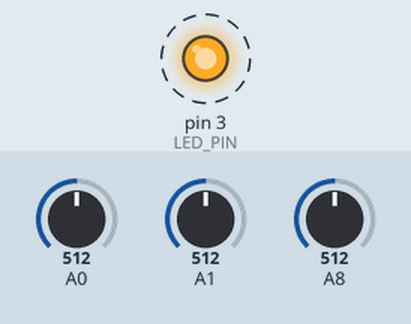
A sketch run on a simulated Arduino Mega 2560, built with avr-gcc and run on an emulated ATmega2560. Shown: output pins drawn as LEDs (lit = HIGH). Dashed ring = blinking. Inputs (shaded band) come from the test bench; at power-on: A0 = 512, A1 = 512, A8 = 512. What the sketch prints to the serial monitor is not drawn.

Above: at 1.25 s.
1.3 s: A0 set to 105
4.3 s: A0 set to 92
7.3 s: A1 set to 107
10.3 s: A1 set to 89
13.3 s: A8 set to 108
16.3 s: A8 set to 94
Timing chart, 0 to 20.3 s (numbered marks = the images above; inputs shaded):
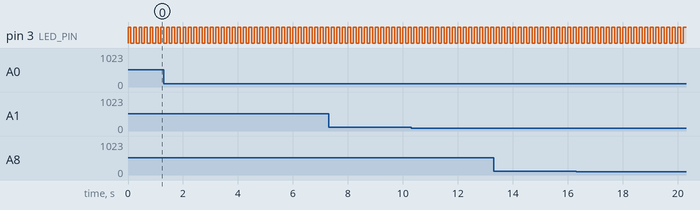

Measured:
- by itself, pin 3 (LED_PIN): alternates HIGH for 0.10 s and LOW for 0.10 s

The sketch:

aio_test.ino
```cpp
// Tests the that the 3 x AIOs work
// Best if viewed through the Serial Plotter
//
// matt 2021


#define LED_PIN 3

void setup() {
  // LEDs
  pinMode(LED_PIN, OUTPUT);

  // AIOs
  pinMode(A0,INPUT);
  pinMode(A1,INPUT);
  pinMode(A8,INPUT);


  // Serial Ports
  Serial.begin(115200);  // USB Serial

}

void loop() {
  unsigned long loop_start = millis();
  char buf[50];

  // Toggle heartbeat pin
  digitalWrite(LED_PIN, !digitalRead(LED_PIN));

  // Print Analog readings
  sprintf(buf,"%8d,",analogRead(A0));
  Serial.print(buf);

  sprintf(buf,"%8d,",analogRead(A1));
  Serial.print(buf);

  sprintf(buf,"%8d\n",analogRead(A8));
  Serial.print(buf);

  // Loop timing
  while (millis() < loop_start+100) {};

}
```
